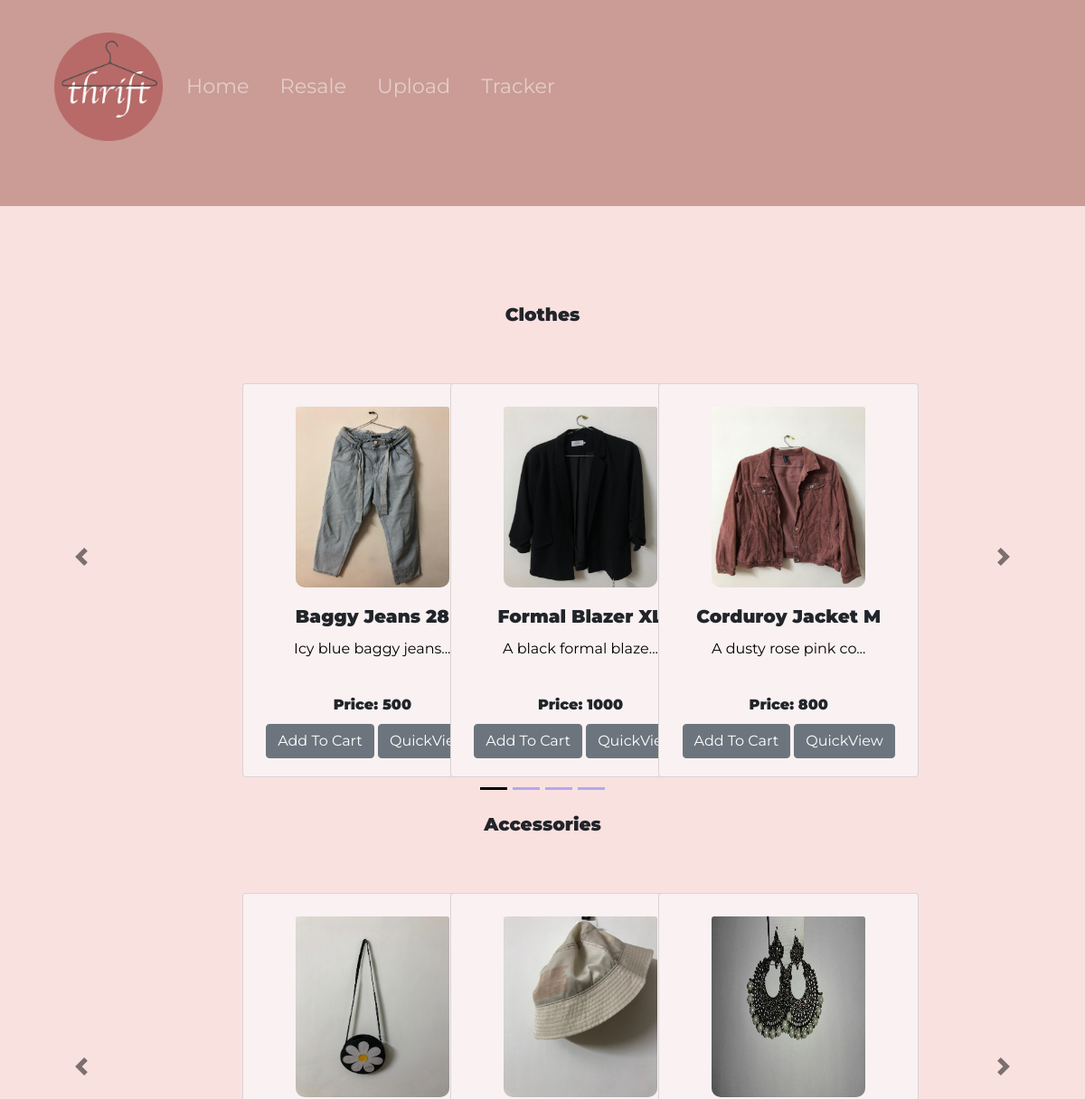
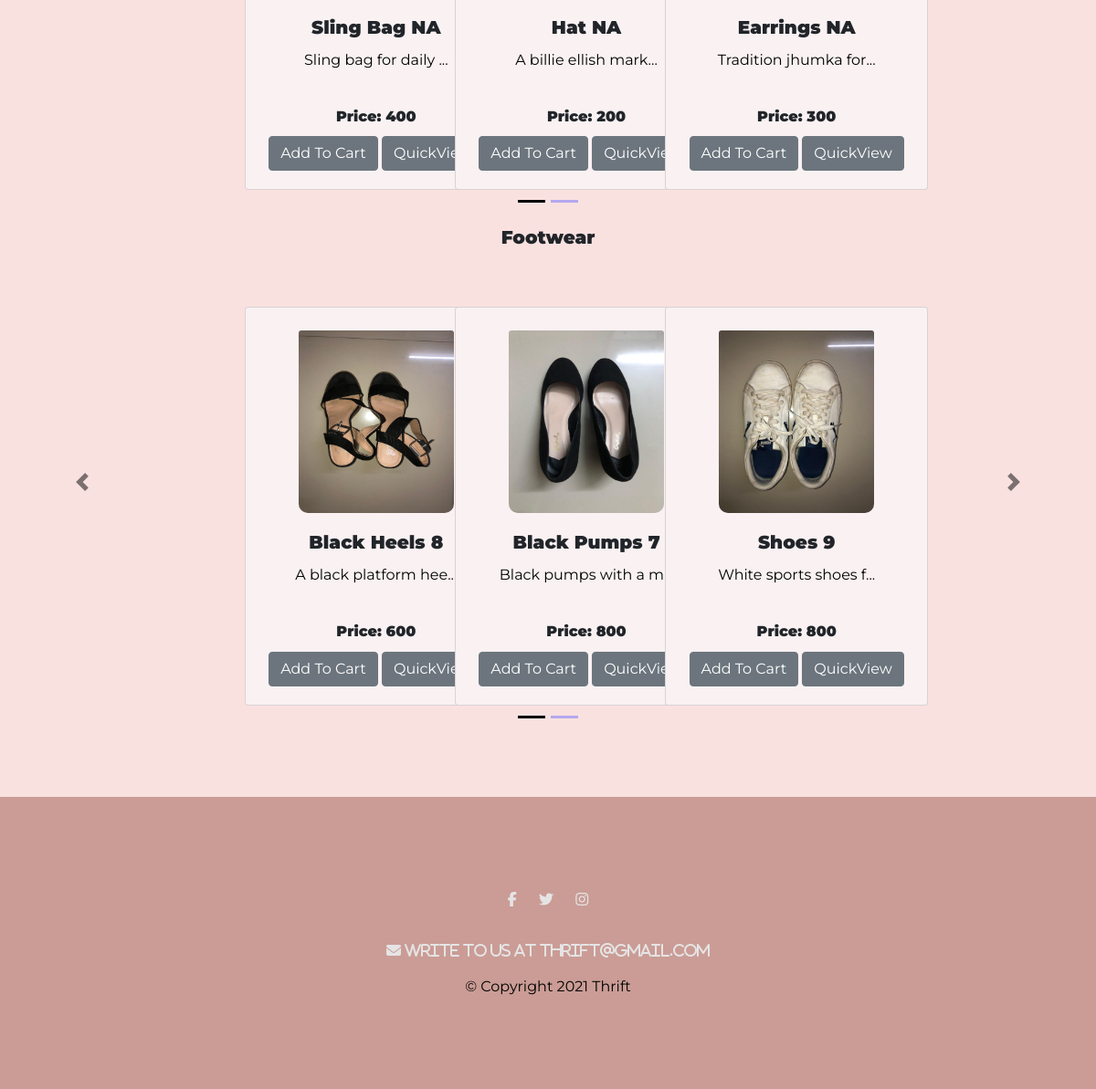
/resale/, run on the app's committed database (2 pictures, top to bottom).
### resale/models.py (models this page shows, shortened)
class Product(models.Model):
      product_id = models.AutoField
      product_name = models.CharField(max_length=50)
      category = models.CharField(max_length=50, default="")
      price = models.CharField(max_length=50, default="")
      desc = models.CharField(max_length=300, default="")
      pub_date = models.DateField()
      phone = models.CharField(max_length=111, default="")
      image = models.ImageField(upload_to="shop/images", default="")
      user_name = models.CharField(max_length=300, default="")
      size = models.CharField(max_length=20, default="")
      brand = models.CharField(max_length=50, default="")
      bought = models.CharField(max_length = 20, default="")
      used = models.CharField(max_length=10, default="")

### resale/views.py (the view)
# urls.py: path("", views.index, name="ResaleHome"),
def index(request):
    allProds = []
    catprods = Product.objects.values('category', 'id')
    cats = {item['category'] for item in catprods}
    for cat in cats:
        prod = Product.objects.filter(category=cat)
        n = len(prod)
        nSlides = n // 4 + ceil((n / 4) - (n // 4))
        allProds.append([prod, range(1, nSlides), nSlides])
    params = {'allProds':allProds}
    return render(request, 'resale/index.html', params)

### resale/templates/resale/index.html (shortened to what this page needs)
{% extends 'resale/basic.html' %}
{% block body %}
{% load static %}
<section class="white-section" id="resale">
<div class="container-fluid">
    {% for product, range, nSlides in allProds %}
    <h5 class="my-4" style="text-align: center;font-family:Montserrat">{{product.0.category}}</h5>
    <div class="row">
        <div id="demo{{forloop.counter}}" class="col carousel slide my-3" data-ride="carousel" style="padding-right: 0px;
        padding-left: 0px;">
            <ul class="carousel-indicators">
                <li data-target="#demo{{forloop.counter}}" data-slide-to="0" class="active"></li>
                {% for i in range %}
                <li data-target="#demo{{forloop.parentloop.counter}}" data-slide-to="{{i}}"></li>
                {% endfor %}
            </ul>
            <div class="container carousel-inner no-padding">
                <div class="carousel-item active">
                    {% for i in product %}
                    <div class="col-xs-3 col-sm-3 col-md-3 pt-4" style="margin-right: 20px;">
                        <div class="card align-items-center" style="width: 18rem; background-color: #f9f1f2; padding-top:25px;font-family:Montserrat" >
                            <img src='/media/{{i.image}}' class="card-img-top" alt="...">
                            <div class="card-body">
                                <h5 class="card-title" id="namepr{{i.id}}">{{i.product_name}} {{i.size}}</h5>
                                <p class="card-text">{{i.desc|slice:"0:20"}}...</p><br>
                                <h6 class="card-title" >Price: <span id="pricepr{{i.id}}">{{i.price}}</span></h6>
                                <span id="divpr{{i.id}}" class="divpr">
                                    <button id="pr{{i.id}}" class="btn btn-secondary cart">Add To Cart</button>
                                </span>
                                <a href="/resale/products/{{i.id}}"><button id="qv{{i.id}}" class="btn btn-secondary cart">QuickView</button></a>
                            </div>
                        </div>
                    </div>
                    {% if forloop.counter|divisibleby:3 and forloop.counter > 0 and not forloop.last %}
                </div>
                    {% endif %}
                    {% endfor %}
            </div>
        </div>
        <a class="carousel-control-prev" href="#demo{{forloop.counter}}" data-slide="prev">
            <span class="carousel-control-prev-icon"></span>
        </a>
        <a class="carousel-control-next" href="#demo{{forloop.counter}}" data-slide="next">
            <span class="carousel-control-next-icon"></span>
        </a>
    </div>
    {% endfor %}
</div>
</section>
{% endblock %}

### static/css/styles.css (style rules this page uses)
body { font-family: "Montserrat"; text-align: center; }
h1, h2, h3, h4, h5, h6 { font-family: "Montserrat"; font-weight: 900; }
p { font-family: "Montserrat"; color: #000; }
.container-fluid { padding: 7% 15%; }
img { border-radius: 10px; }
.white-section { background-color: #F9E1E0; }

### data on the page
Product: category "Clothes", image (picture), product_name "Baggy Jeans", size "28", desc "Icy blue baggy jeans", price "500"
Product: image (picture), product_name "Formal Blazer", size "XL", desc "A black formal blaze", price "1000"
Product: image (picture), product_name "Corduroy Jacket", size "M", desc "A dusty rose pink co", price "800"
Product: category "Accessories", image (picture), product_name "Sling Bag", size "NA", desc "Sling bag for daily", price "400"
Product: image (picture), product_name "Hat", size "NA", desc "A billie ellish mark", price "200"
Product: image (picture), product_name "Earrings", size "NA", desc "Tradition jhumka for", price "300"
Product: category "Footwear", image (picture), product_name "Black Heels", size "8", desc "A black platform hee", price "600"
Product: image (picture), product_name "Black Pumps", size "7", desc "Black pumps with a m", price "800"
Product: image (picture), product_name "Shoes", size "9", desc "White sports shoes f", price "800"
